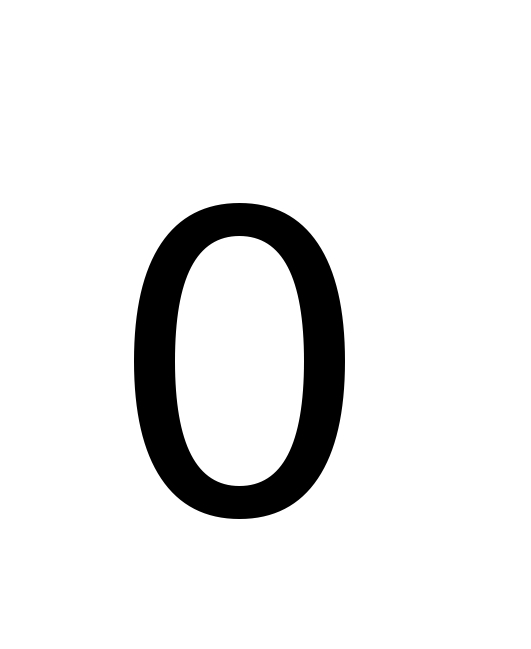
#> input picture data/0.jpg, 531 x 649 px
$ python -i train.py   (imports and definitions only)   (Python 2 division)   (older library calls are emulated)
#> lines starting #> are read from the running program, lines starting #| are printed output that depends on the picture; after the words box and inside, x2 and y2 are one past the last pixel; in counts of white or black regions, pixels touching at a corner belong together
#> further down, picture is the input picture: shape (649, 531); min 0, max 255, mean 234.1
import cv2
import numpy as np
from sklearn import svm
SZ=20
bin_n = 16 # Number of bins

affine_flags = cv2.WARP_INVERSE_MAP|cv2.INTER_LINEAR

def deskew(img):
	m = cv2.moments(img)
#> m = moments, m00 80676538, centre m10/m00, m01/m00 = (267.3, 320.7)
	if abs(m['mu02']) < 1e-2:
		return img.copy()
	skew = m['mu11']/m['mu02']
#> skew = 0.00247
	M = np.float32([[1, skew, -0.5*SZ*skew], [0, 1, 0]])
#> M = [[1, 0.00247, -0.0247], [0, 1, 0]]
	img = cv2.warpAffine(img,M,(SZ, SZ),flags=affine_flags)
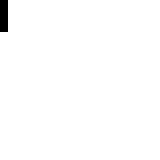
#> img: shape (20, 20) (shown 8 times larger); values 247 (black) and 255 (white), 99% white; black in thin lines or dots, all inside (x1, y1, x2, y2) = (0, 0, 1, 4)
	return img

def hog(img):
	img = deskew(img)
	gx = cv2.Sobel(img, cv2.CV_64F, 1, 0)
	gy = cv2.Sobel(img, cv2.CV_64F, 0, 1)
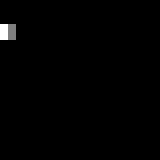
#> gy: shape (20, 20) float64 (shown 8 times larger); min 0, max 16, mean 0.12; drawn with min black and max white
	mag, ang = cv2.cartToPolar(gx, gy)
	bins = np.int32(bin_n*ang/(2*np.pi))    # quantizing binvalues in (0...16)
#> bins: shape (20, 20) int32; 3 distinct labels, from 0 to 4
	bin_cells = bins[:10,:10], bins[10:,:10], bins[:10,10:], bins[10:,10:]
	mag_cells = mag[:10,:10], mag[10:,:10], mag[:10,10:], mag[10:,10:]
	hists = [np.bincount(b.ravel(), m.ravel(), bin_n) for b, m in zip(bin_cells, mag_cells)]
#> hists = [[121.3, 11.31, 0, 0, 32, 0, 0, 0, 0, 0, 0, 0, 0, 0, 0, 0], [0, 0, 0, 0, 0, 0, 0, 0, 0, 0, 0, 0, 0, 0, 0, 0], [0, 0, 0, 0, 0, 0, 0, 0, 0, 0, 0, 0, 0, 0, 0, 0], [0, 0, 0, 0, 0, 0, 0, 0, 0, 0, 0, 0, 0, 0, 0, 0]]
	hist = np.hstack(hists)     # hist is a 64 bit vector
#> hist = 64 values, max 121.3 at index 0, min 0 at index 2, mean 2.57
	return hist

>>> import cv2
>>> picture = cv2.imread('../data/0.jpg', cv2.IMREAD_GRAYSCALE)
>>> result = hog(picture)
#> result has the same summary as hist in hog

$ run again, on data/2.jpg
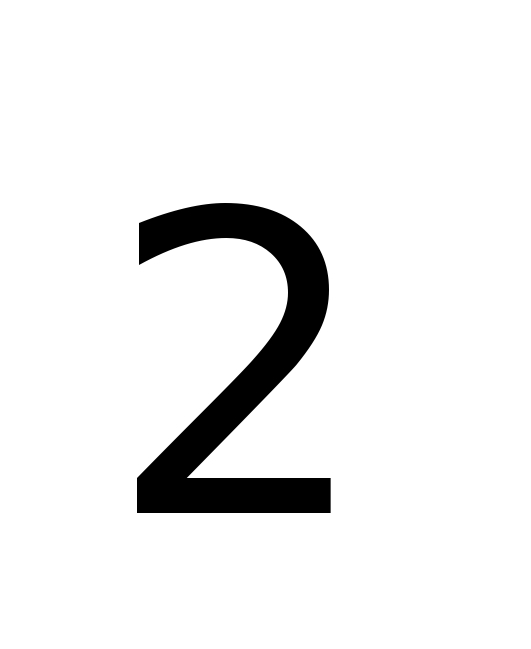
#> input picture data/2.jpg, 531 x 649 px
#> picture is the input picture: shape (649, 531); min 0, max 255, mean 237.6
#> m = moments, m00 81869818, centre m10/m00, m01/m00 = (266.8, 320.8)
#> skew = 0.00415
#> M = [[1, 0.00415, -0.0415], [0, 1, 0]]
#> in deskew, `img = cv2.warpAffine(img,M,(SZ, SZ),flags=affine_flags)`:
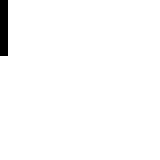
#> img: shape (20, 20) (shown 8 times larger); values 247 (black) and 255 (white), 98.2% white; black in thin lines or dots, all inside (x1, y1, x2, y2) = (0, 0, 1, 7)
#> in hog, `mag, ang = cv2.cartToPolar(gx, gy)`:
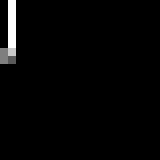
#> mag: shape (20, 20) float64 (shown 8 times larger); min 0, max 32, mean 0.7; drawn with min black and max white
#> bins: shape (20, 20) int32; 3 distinct labels, from 0 to 4
#> hists = [[217.3, 11.31, 0, 0, 32, 0, 0, 0, 0, 0, 0, 0, 0, 0, 0, 0], [0, 0, 0, 0, 0, 0, 0, 0, 0, 0, 0, 0, 0, 0, 0, 0], [0, 0, 0, 0, 0, 0, 0, 0, 0, 0, 0, 0, 0, 0, 0, 0], [0, 0, 0, 0, 0, 0, 0, 0, 0, 0, 0, 0, 0, 0, 0, 0]]
#> hist = 64 values, max 217.3 at index 0, min 0 at index 2, mean 4.07
#> result has the same summary as hist in hog
